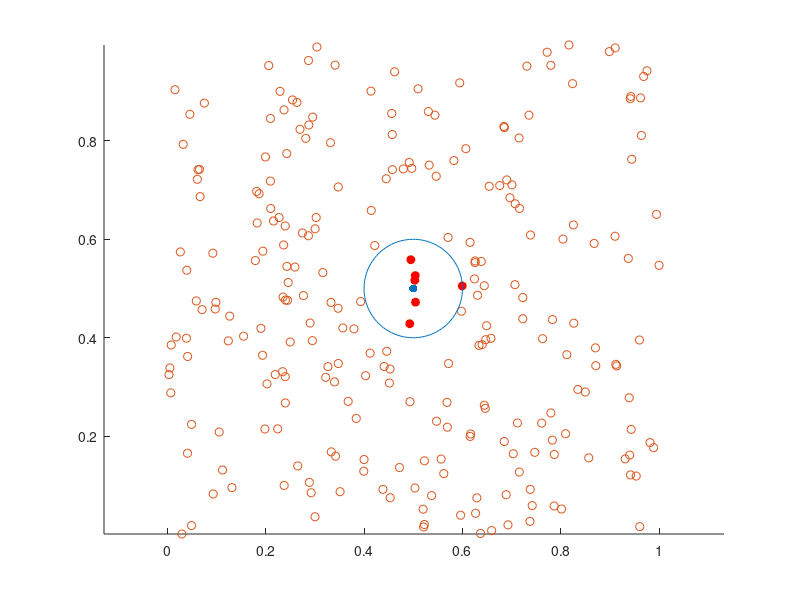

MATLAB code to generate this figure:
function [] = test_derivativeNeighborhood()
    XY = rand(250,2);
    x1 = 0.5; y1 = 0.5; r = 0.1;
    
    d = vecnorm(XY - [x1, y1], 2, 2);
    S = XY(d < r,:);
    
    circle = @(t) [cos(t),sin(t)];
    c = circle(linspace(0,2*pi,100)');
    
    scatter(x1,y1,'black', 'filled');
    hold on;
    scatter(XY(:,1), XY(:,2));
    hold on;
    scatter(S(:,1), S(:,2), 'r', 'filled');
    hold on;
    plot(x1 + r*c(:,1), y1 + r*c(:,2));
    axis equal;
end